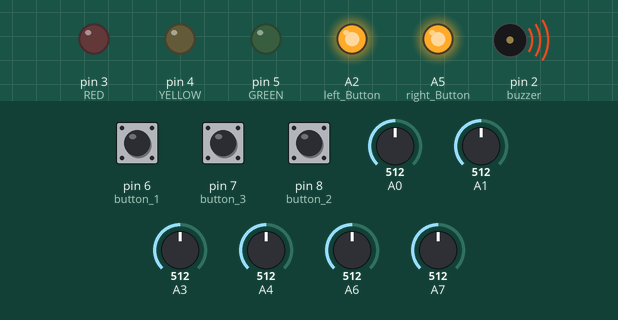
Simulated run of this sketch. Board: Arduino Nano, built with avr-gcc and run on an emulated ATmega328P. Parts: output pins drawn as LEDs (lit = HIGH), buzzer (waves = sounding). The inputs (shaded band) are chosen by the test bench; at power-on: pin 6 (button_1) LOW, pin 7 (button_3) LOW, pin 8 (button_2) LOW, A0 = 512, A1 = 512, A3 = 512, A4 = 512, A6 = 512, A7 = 512. No radio packets arrive unless stated.

Above: at 0.1 s.
At 1.01 s:
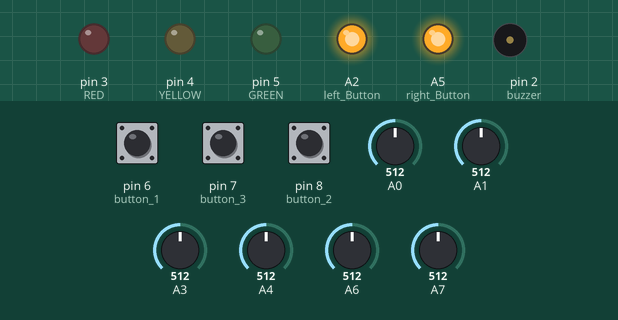
At 1.5 s:
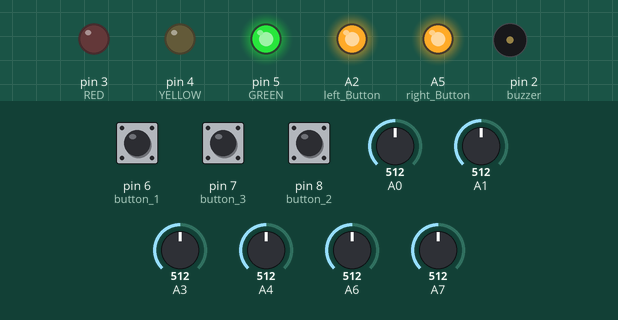
Timing chart, 0 to 3.0 s (numbered marks = the images above):
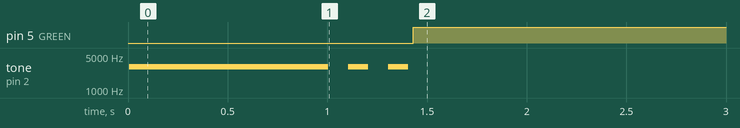

Measured:
- by itself, pin 5 (GREEN): LOW → HIGH at 1.4 s

The sketch:

Transmitter.ino
```cpp
/*
 * Hexapod Controller Transmitter
 * Module // Arduino UNO, NANO
 * NRF24L01+
     GND    ->   GND
     Vcc    ->   3.3V
     CE     ->   D9
     CSN    ->   D10
     CLK    ->   D13
     MOSI   ->   D11
     MISO   ->   D12
 * NRF24L01+
 *
*/

#include <SPI.h>
#include <RF24.h>
#include <nRF24l01.h>

//const byte nodeAddress = 0xE8E8F0F0E1LL; //Remember that this code should be the same for the receiver
const byte nodeAddress[5] = {'N', 'O', 'D', 'E', '1'};
const int right_Pot       = A7;
const int left_Pot        = A6;
const int buzzer          = 2;
const int RED             = 3;
const int YELLOW          = 4;
const int GREEN           = 5;
const int button_1        = 6;
const int button_2        = 8;
const int button_3        = 7;
const int right_Button    = A5;
const int left_Button     = A2;
int defaultSpeed = 30;
int defaultMode = 1;
int defaultHeight = -50;

RF24 radio(9, 10);

// The sizeof this struct should not exceed 32 bytes
struct transmitter
{
  // Right joystick
  uint8_t right_X;
  uint8_t right_Y;
  uint8_t right_Button_Val;
  // Left joystick
  uint8_t left_X;
  uint8_t left_Y;
  uint8_t left_Button_Val;
  // Potentiometer 1
  uint8_t right_Pot_Val;
  // Potentiometer 2
  uint8_t left_Pot_Val;
  // Buttons
  uint8_t button_Val_1;
  uint8_t button_Val_2;
  uint8_t button_Val_3;
};
transmitter data;

struct volt
{
  int voltage;
};
volt data1;

void buzz(int numb)
{
  switch(numb)
  {
    case 1:
      tone(buzzer, 3000);
      delay(1000);
      noTone(buzzer);
      delay(100);
      tone(buzzer, 3000);
      delay(100);
      noTone(buzzer);
      delay(100);
      tone(buzzer, 3000);
      delay(100);
      noTone(buzzer);
      break;
    case 2:
      tone(buzzer, 3000);
      delay(100);
      noTone(buzzer);
      delay(2100);
      break;
    case 3:
      tone(buzzer, 3000);
      delay(100);
      noTone(buzzer);
      delay(100);
    default:
      break;
  }
}

//int readVcc() {
//  int result;
//  // Read 1.1V reference against AVcc
//  ADMUX = _BV(REFS0) | _BV(MUX3) | _BV(MUX2) | _BV(MUX1);
//  delay(2); // Wait for Vref to settle
//  ADCSRA |= _BV(ADSC); // Convert
//  while (bit_is_set(ADCSRA, ADSC));
//  result = ADCL;
//  result |= ADCH << 8;
//  result = 1126400L / result; // Back-calculate AVcc in mV
//  return result;
//}

// Returns actual value of Vcc (x 100)
int getBattVolts()
{
  const long InternalReferenceVoltage = 1112;  // Adjust this value to your boards specific internal BG voltage x1000
//const long InternalReferenceVoltage = 1080;
    // set up for batt voltage measurement
    // REFS1 REFS0          --> 0 1, AVcc internal ref. -Selects AVcc external reference
    // MUX3 MUX2 MUX1 MUX0  --> 1110 1.1V (VBG)         -Selects channel 14, bandgap voltage, to measure
    ADMUX = (0<<REFS1) | (1<<REFS0) | (0<<ADLAR) | (1<<MUX3) | (1<<MUX2) | (1<<MUX1) | (0<<MUX0);
    delay(25);  // Let mux settle a little to get a more stable A/D conversion
  // Start a conversion
  ADCSRA |= _BV( ADSC );
  // Wait for it to complete
  while( ( (ADCSRA & (1<<ADSC)) != 0 ) );
  // Scale the value
  // 100L is my fudge factor to match my multimeter R2
  int result = ((((InternalReferenceVoltage * 1024L) / ADC) + 5L) / 10L)+35;
  return result;
}
void setup()
{
  radio.begin();
  radio.setChannel(126);
  radio.setRetries(0, 15);
  radio.openWritingPipe(nodeAddress);
  radio.setAutoAck(false);
  radio.setPALevel(RF24_PA_HIGH);
  radio.setDataRate(RF24_250KBPS);
  radio.flush_tx();
  radio.stopListening();

  pinMode(buzzer, OUTPUT);
  pinMode(RED, OUTPUT);
  pinMode(YELLOW, OUTPUT);
  pinMode(GREEN, OUTPUT);
  pinMode(button_1, INPUT);
  pinMode(button_2, INPUT);
  pinMode(button_3, INPUT);
  pinMode(right_Button, OUTPUT);
  pinMode(left_Button, OUTPUT);

  // Joystick values
  digitalWrite(right_Button, HIGH);
  digitalWrite(left_Button, HIGH);
  // Button values
  data.button_Val_1 = 0;
  data.button_Val_2 = 0;
  data.button_Val_3 = 0;

//    // set up for batt voltage measurement
//    // REFS1 REFS0          --> 0 1, AVcc internal ref. -Selects AVcc external reference
//    // MUX3 MUX2 MUX1 MUX0  --> 1110 1.1V (VBG)         -Selects channel 14, bandgap voltage, to measure
//    ADMUX = (0<<REFS1) | (0<<REFS0) | (0<<ADLAR) | (1<<MUX3) | (1<<MUX2) | (1<<MUX1) | (0<<MUX0);
//    delay(100);  // Let mux settle a little to get a more stable A/D conversion

    // Initialization completed
    buzz(1);
}

void loop()
{
  // Monitoring battery voltage
  data1.voltage = getBattVolts();
  if (data1.voltage > 450)
  {
    digitalWrite(GREEN, HIGH);
    digitalWrite(YELLOW, LOW);
    digitalWrite(RED, LOW);
  }
  else if (data1.voltage >= 350 && data1.voltage < 400)
  {
    digitalWrite(YELLOW, HIGH);
    digitalWrite(GREEN, LOW);
    digitalWrite(RED, LOW);
  }
  else if (data1.voltage < 350)
  {
    digitalWrite(RED, HIGH);
    digitalWrite(GREEN, LOW);
    digitalWrite(YELLOW, LOW);
  }

  data.right_Button_Val = digitalRead(right_Button);

  data.left_Button_Val = digitalRead(left_Button);
  data.button_Val_1 = digitalRead(button_1);
  data.button_Val_2 = digitalRead(button_2);
  data.button_Val_3 = digitalRead(button_3);

  data.right_X = map(analogRead(A3), 0, 1023, 0, 255);
  data.right_Y = map(analogRead(A4), 0, 1023, 0, 255);
  data.left_X = map(analogRead(A0), 0, 1023, 0, 255);
  data.left_Y = map(analogRead(A1), 0, 1023, 0, 255);
  data.right_Pot_Val = map(analogRead(A7), 0, 1023, 0, 255);
  data.left_Pot_Val = map(analogRead(A6), 0, 1023, 0, 255);

//  if(data.right_Button_Val == LOW)
//  {
//    Serial.println("Right joystick pressed");
////    buzz(2);
//  }
//  else if(data.left_Button_Val == LOW)
//  {
//    Serial.println("Left joystick pressed");
////    buzz(2);
//  }
//  else if(data.button_Val_1 == HIGH)
//  {
//    Serial.println("Button 1 pressed");
////    buzz(2);
//  }
//  else if(data.button_Val_2 == HIGH)
//  {
//    Serial.println("Button 2 pressed");
////    buzz(2);
//  }
//  else if(data.button_Val_3 == HIGH)
//  {
//    Serial.println("Button 3 pressed");
////    buzz(2);
//  }

  // Transmitting data to Hexapod
  radio.write(&data, sizeof(data));
  delay(500);

}
```
